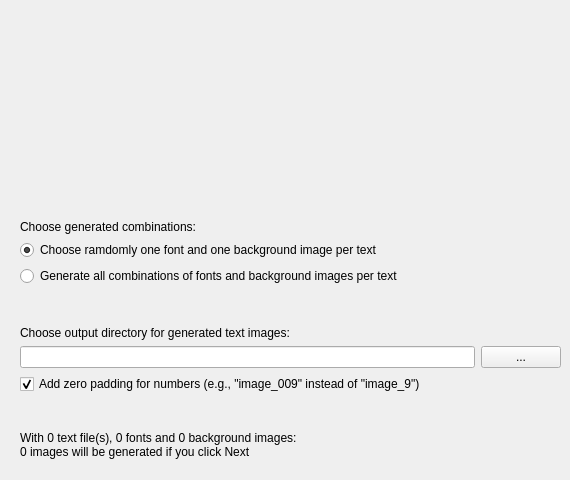
  <widget class="QWizardPage" name="FinalText">
   <property name="subTitle">
    <string>DocCreator</string>
   </property>
   <widget class="QWidget" name="verticalLayoutWidget_8">
    <property name="geometry">
     <rect>
      <x>20</x>
      <y>220</y>
      <width>541</width>
      <height>251</height>
     </rect>
    </property>
    <layout class="QVBoxLayout" name="verticalLayout_12">
     <item>
      <widget class="QLabel" name="BackgroundFontLabel">
       <property name="text">
        <string>Choose generated combinations:</string>
       </property>
      </widget>
     </item>
     <item>
      <widget class="QRadioButton" name="FontBackgroundRandomRB">
       <property name="text">
        <string>Choose ramdomly one font and one background image per text</string>
       </property>
       <property name="checked">
        <bool>true</bool>
       </property>
       <attribute name="buttonGroup">
        <string notr="true">buttonGroupTextGeneration</string>
       </attribute>
      </widget>
     </item>
     <item>
      <widget class="QRadioButton" name="FontBackgroundAllRB">
       <property name="text">
        <string>Generate all combinations of fonts and background images per text</string>
       </property>
       <property name="checked">
        <bool>false</bool>
       </property>
       <attribute name="buttonGroup">
        <string notr="true">buttonGroupTextGeneration</string>
       </attribute>
      </widget>
     </item>
     <item>
      <spacer name="verticalSpacer_2">
       <property name="orientation">
        <enum>Qt::Vertical</enum>
       </property>
       <property name="sizeHint" stdset="0">
        <size>
         <width>20</width>
         <height>40</height>
        </size>
       </property>
      </spacer>
     </item>
     <item>
      <widget class="QLabel" name="FolderTextSemi_3">
       <property name="text">
        <string>Choose output directory for generated text images:</string>
       </property>
      </widget>
     </item>
     <item>
      <layout class="QHBoxLayout" name="horizontalLayout_15">
       <item>
        <widget class="QLineEdit" name="outputTxtImageDirPath"/>
       </item>
       <item>
        <widget class="QPushButton" name="btnChooseOutputTxtDir">
         <property name="enabled">
          <bool>true</bool>
         </property>
         <property name="text">
          <string>...</string>
         </property>
        </widget>
       </item>
      </layout>
     </item>
     <item>
      <widget class="QCheckBox" name="zeroPaddingTextCB">
       <property name="minimumSize">
        <size>
         <width>20</width>
         <height>20</height>
        </size>
       </property>
       <property name="toolTip">
        <string>Add leading zeros to numbers to have correct lexicographic order</string>
       </property>
       <property name="text">
        <string>Add zero padding for numbers (e.g., &quot;image_009&quot; instead of &quot;image_9&quot;)</string>
       </property>
       <property name="checked">
        <bool>true</bool>
       </property>
      </widget>
     </item>
     <item>
      <spacer name="verticalSpacerTxt">
       <property name="orientation">
        <enum>Qt::Vertical</enum>
       </property>
       <property name="sizeHint" stdset="0">
        <size>
         <width>20</width>
         <height>30</height>
        </size>
       </property>
      </spacer>
     </item>
     <item>
      <widget class="QLabel" name="label_FinalText">
       <property name="minimumSize">
        <size>
         <width>40</width>
         <height>44</height>
        </size>
       </property>
       <property name="text">
        <string>With 0 text file(s), 0 fonts and 0 background images:
0 images will be generated if you click Next</string>
       </property>
      </widget>
     </item>
     <item>
      <spacer name="verticalSpacerTxt2">
       <property name="orientation">
        <enum>Qt::Vertical</enum>
       </property>
       <property name="sizeHint" stdset="0">
        <size>
         <width>20</width>
         <height>10</height>
        </size>
       </property>
      </spacer>
     </item>
    </layout>
   </widget>
  </widget>
